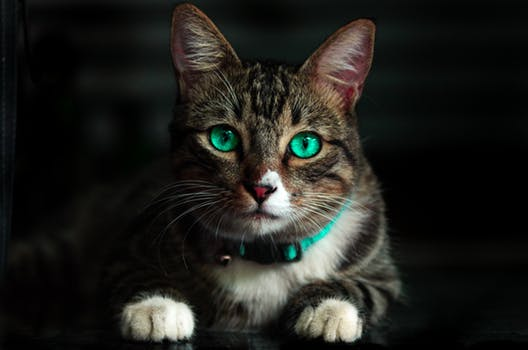
#> input picture cat.jpeg, 528 x 350 px
$ python histograms.py -i cat.jpeg
#> lines starting #> are read from the running program, lines starting #| are printed output that depends on the picture
# cv2.calcHist(image, channels, mask, histSize, ranges)

# image - the image we want to make histogram
# channel - the index of the channel we want to built hist for, for grayscale image [0], for full RGB image [0,1,2]
# mask - if we want to cal hist for a region of interest pass the mask
# histSize - number of bins
# ranges - range of possible pixel values normally [0,256] - will give  0-255

import matplotlib.pyplot as plt
import cv2
import argparse
import numpy as np


ap = argparse.ArgumentParser()
ap.add_argument('-i', required = True, help = 'Path to the Image')
args = vars(ap.parse_args())

image = cv2.imread(args['i'])
#> image is the input picture: shape (350, 528, 3); mean B, G, R 27.8, 31.9, 31.8

def grayScaleHist(image):
	"""
	this function will convert color image into grayscale and show the histogram for that grayscale image
	"""

	gray_scale = cv2.cvtColor(image, cv2.COLOR_BGR2GRAY)
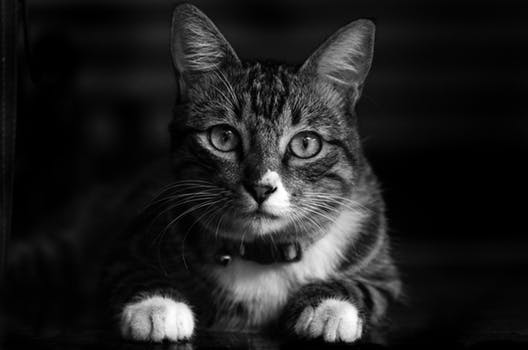
#> gray_scale: shape (350, 528); min 0, max 255, mean 31.4
	cv2.imshow('Grayscale Image', gray_scale)

	hist = cv2.calcHist([gray_scale],[0], None, [256], [0,256])
#> hist = 256 values, max 15621 at index 0, min 11 at index 255, mean 721.9

	_ = plt.figure()
	_ = plt.title('Grayscale Histogram')
	_ = plt.xlabel('Bins from 0 - 255')
	_ = plt.ylabel('# of pixels')
	_ = plt.plot(hist)
	_ = plt.xlim([0,256])

	plt.show()
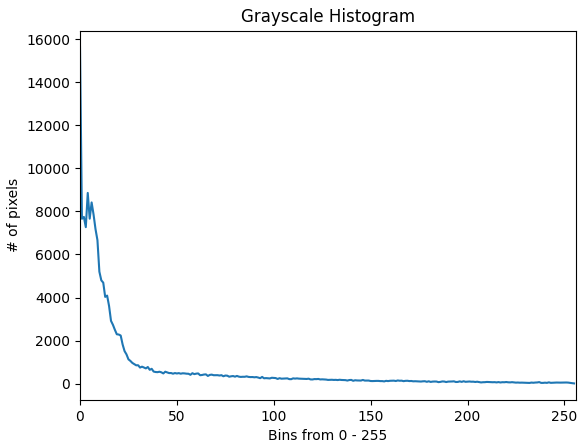
#> figure drawn by matplotlib, 1 panel; curve peaks at x = 0, y = 15621
	cv2.waitKey(0)

def rgbHist(image):
	"""
	this function will take an image as input and display its histogram
	"""
	cv2.imshow('Color Image', image)
	histB = cv2.calcHist([image],[0], None, [256], [0,256])
#> histB = 256 values, max 19482 at index 0, min 13 at index 252, mean 721.9
	histG = cv2.calcHist([image],[1], None, [256], [0,256])
#> histG = 256 values, max 15945 at index 0, min 25 at index 254, mean 721.9
	histR = cv2.calcHist([image],[2], None, [256], [0,256])
#> histR = 256 values, max 17447 at index 0, min 14 at index 253, mean 721.9

	_ = plt.figure()
	_ = plt.title('RGB Histogram')
	_ = plt.xlabel('Bins from 0 - 255')
	_ = plt.ylabel('# of pixels')
	_ = plt.plot(histB, color = 'blue')
	_ = plt.plot(histG, color = 'green')
	_ = plt.plot(histR, color = 'red')
	_ = plt.xlim([0,256])

	plt.show()
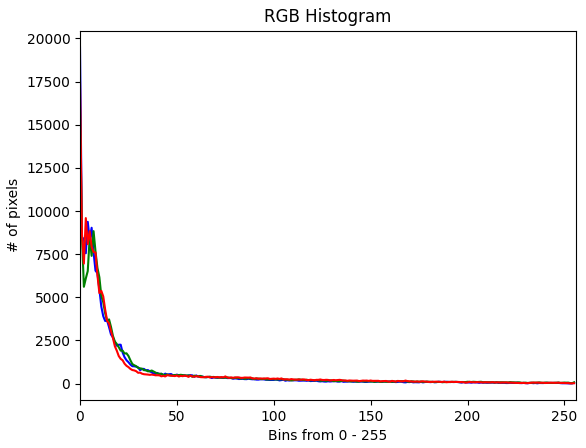
#> figure drawn by matplotlib, 1 panel; curve peaks at x = 0, y = 19482; curve peaks at x = 0, y = 15945; curve peaks at x = 0, y = 17447
	cv2.waitKey(0)


if __name__ == '__main__':
	grayScaleHist(image)
	rgbHist(image)
